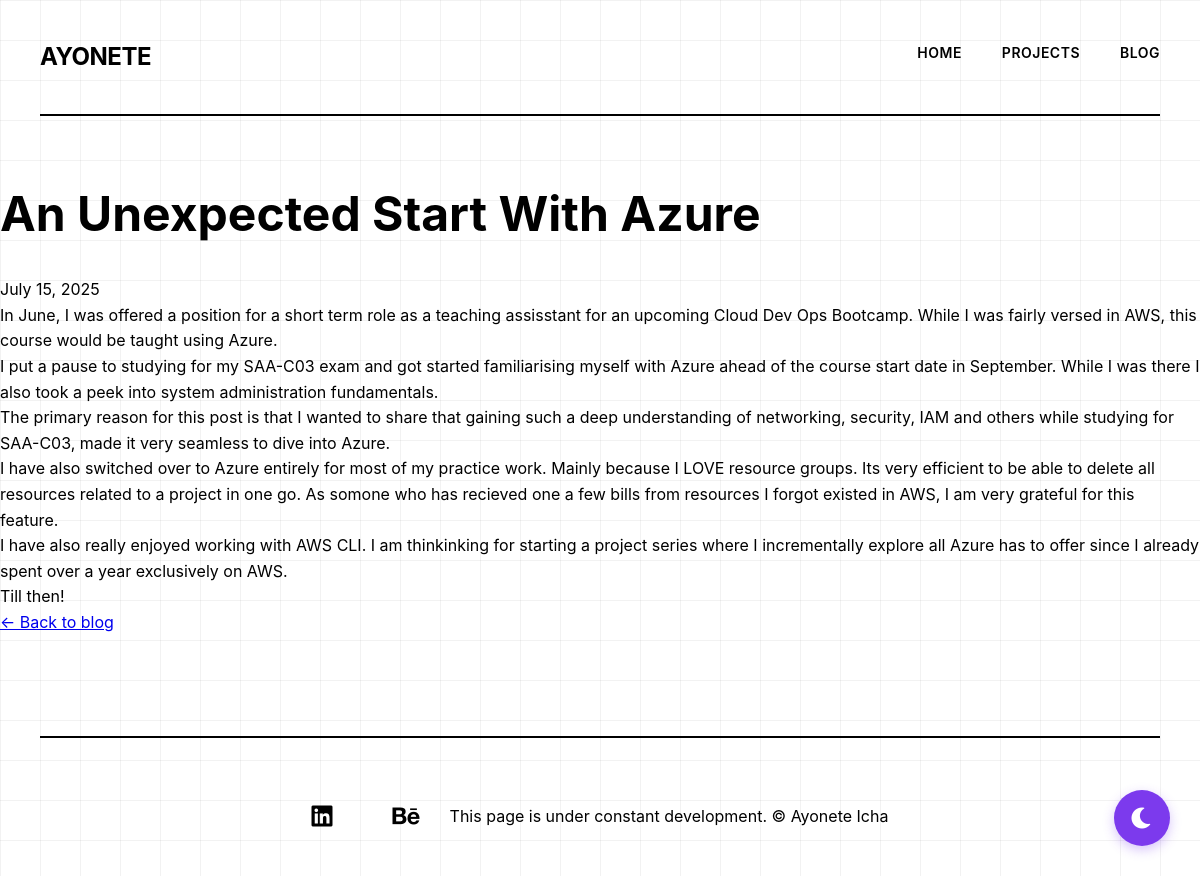
/blog/unexpected-start-with-azure/, run on the app's committed database.
### blog/models.py (models this page shows, shortened)
class Post(models.Model):
    title = models.CharField(max_length=200)
    slug = models.SlugField(unique=True, blank=True)
    content = RichTextUploadingField()
    excerpt = models.TextField(blank=True)
    created_at = models.DateTimeField()
    updated_at = models.DateTimeField(auto_now=True)
    published = models.BooleanField(default=False)
    class Meta:
        ordering = ['-created_at']

### blog/views.py (the view)
# urls.py: path('<slug:slug>/', views.post_detail, name='post_detail'),
def post_detail(request, slug):
    post = get_object_or_404(Post, slug=slug, published=True)
    return render(request, 'blog/post_detail.html', {'post': post})

### templates/blog/post_detail.html (shortened to what this page needs)
{% extends 'base.html' %}
{% block content %}
<div class="blog-detail">
    <article>
        <h1>{{ post.title }}</h1>
        <time>{{ post.created_at|date:"F d, Y" }}</time>
        <div class="post-content">{{ post.content|safe }}</div>
    </article>
    <a href="{% url 'blog:post_list' %}" class="blog-back-link">← Back to blog</a>
</div>
{% endblock %}

### static/css/style.css (style rules this page uses)
* { margin: 0; padding: 0; box-sizing: border-box; }
:root { --primary-purple: #7C3AED; --secondary-orange: #FF6B35; --accent-yellow: #D4FF00; --bg-light: #FFFFFF; --text-light: #000000; --grid-light: #E5E5E5; --grid-line-light: rgba(0, 0, 0, 0.05); --bg-dark: #000000; --text-dark: #FFFFFF; --grid-dark: #1A1A1A; --grid-line-dark: rgba(255, 255, 255, 0.08); --bg-color: var(--bg-light); --text-color: var(--text-light); --grid-color: var(--grid-light); --grid-line-color: var(--grid-line-light); }
body { font-family: -apple-system, BlinkMacSystemFont, 'Segoe UI', 'Helvetica Neue', Arial, sans-serif; line-height: 1.6; padding: 0; margin: 0; color: var(--text-color); background-color: var(--bg-color); background-image: linear-gradient(var(--grid-line-color) 1px, transparent 1px), linear-gradient(90deg, var(--grid-line-color) 1px, transparent 1px); background-size: 40px 40px; transition: background-color 0.3s ease, color 0.3s ease; overflow-x: hidden; }
h1 { font-size: 48px; font-weight: 700; margin-bottom: 24px; }
a { transition: color 0.2s ease; }
* { transition: background-color 0.3s ease, border-color 0.3s ease, color 0.3s ease; }

### data on the page
Post: title "An Unexpected Start With Azure", created_at "July 15, 2025", content "In June, I was offered a position for a short term role as a teaching assisstant for an upcoming Cloud Dev Ops Bootcamp. While I was fairly versed in AWS, this course would be taught using Azure. I put a pause to studying for my SAA-C03 exam and got started familiarising myself with Azure ahead of the course start date in September. While I was there I also took a peek into system administration fundamentals. The primary reason for this post is that I wanted to share that gaining such a deep understanding of networking, security, IAM and others while studying for SAA-C03, made it very seamless to dive into Azure. I have also switched over to Azure entirely for most of my practice work.…"
